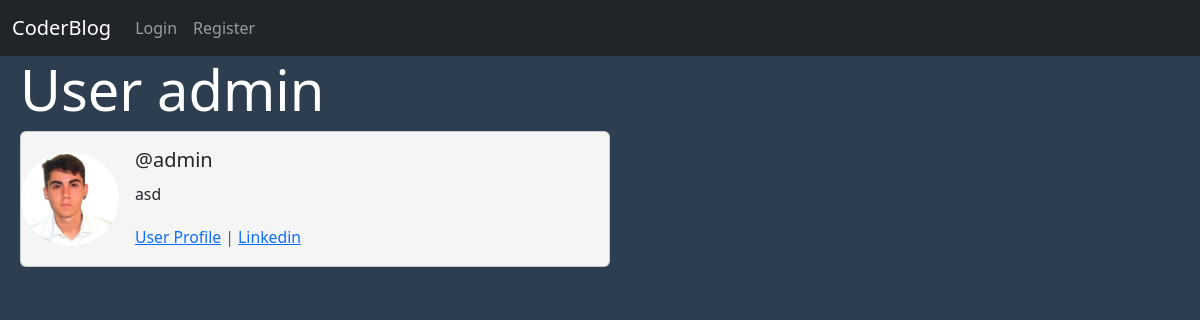
/members/1/profile/, run on the app's committed database.
### theblog/models.py (models this page shows, shortened)
class UserProfile(models.Model):
    user=models.OneToOneField(User,null=True, on_delete=models.CASCADE)
    bio=models.TextField()
    profile_pic=models.ImageField(null=True,blank=True,upload_to="images/profile/")
    facebook_url=models.CharField(max_length=256,null=True,blank=True)
    instagram_url=models.CharField(max_length=256,null=True,blank=True)
    linkedin_url=models.CharField(max_length=256,null=True,blank=True)
    def __str__(self):
        return str(self.user)

### members/views.py (the view)
# urls.py: path("<int:pk>/profile/",ShowProfilePageView.as_view(),name='show_profile_page'),
class ShowProfilePageView(DetailView):
    model=UserProfile
    template_name='registration/user_profile.html'
    def get_context_data(self, *args, **kwargs):
        users = UserProfile.objects.all()
        context = super(ShowProfilePageView, self).get_context_data(*args, **kwargs)
        page_user=get_object_or_404(UserProfile, id=self.kwargs['pk'])
        post_data = get_object_or_404(UserProfile, id=self.kwargs['pk'])
        context["page_user"]=page_user
        return context

### members/templates/registration/user_profile.html (shortened to what this page needs)
{%extends 'base.html'%}
{% load static %}
{% block content %}
<h1>User {{page_user}}</h1>
<div class="card mb-3" style="max-width: 50%; background-color: whitesmoke;">
    <div class="row g-0">
      <div class="col-md-2 d-flex">
        {% if  page_user.profile_pic %}
            <img src="{{page_user.profile_pic.url}}" , class="img-fluid rounded-circle mx-auto my-auto w-90 h-90">
        {% else %}
            <img src="{% static 'theblog\images\default_profile_pic.png' %}" , class="img-fluid rounded-circle mx-auto my-auto w-90 h-90">
        {% endif %}
      </div>
      <div class="col-md-10">
        <div class="card-body">
          <h5 class="card-title">@{{page_user}}</h5>
          <p><small class="card-text">{{page_user.bio}}</small></p>
          <p class="card-text"><small class="text-body-secondary">
                <a href="{% url 'show_profile_page' page_user.id %}">User Profile</a>
            {% if page_user.linkedin_url %}
                |
                <a href={{page_user.linkedin_url}}>Linkedin</a>
            {% endif %}
          </small></p>
        </div>
      </div>
    </div>
  </div>
{%endblock%}

### theblog/templates/base.html (style rules this page uses)
body { background-color: #2c3e50; color: #ecf0f1; }
h1 { color: #ffffff; font-size: 3.5em; }
p { font-size: 18px; }

### data on the page
UserProfile: user.username "admin", profile_pic (picture), bio "asd"
